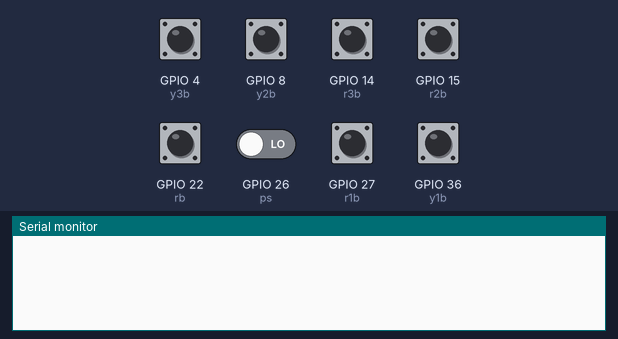
Bench run of a sketch on a simulated ESP32. Parts: the last lines printed to the serial monitor. Inputs (shaded band) come from the test bench; at power-on: GPIO 4 (y3b), GPIO 8 (y2b), GPIO 14 (r3b), GPIO 15 (r2b), GPIO 22 (rb), GPIO 27 (r1b), GPIO 36 (y1b) HIGH, GPIO 26 (ps) LOW.

Above: at 1.2 s.
1.3 s: GPIO 4 (y3b) pulled LOW for 0.15 s
At 1.9 s:
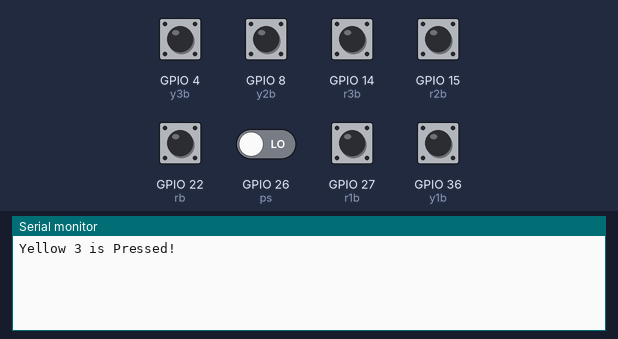
2.9 s: GPIO 14 (r3b) pulled LOW for 0.15 s
At 4.1 s:
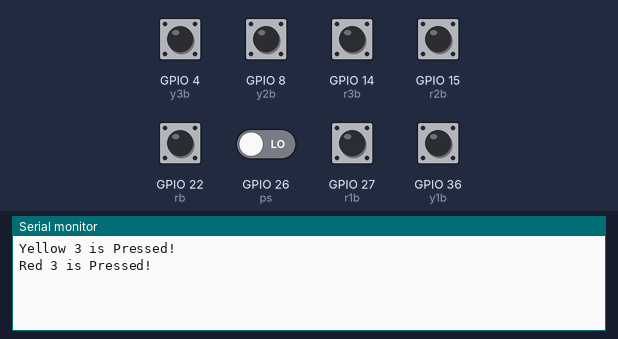
4.5 s: GPIO 22 (rb) pulled LOW for 0.15 s
At 5.5 s:
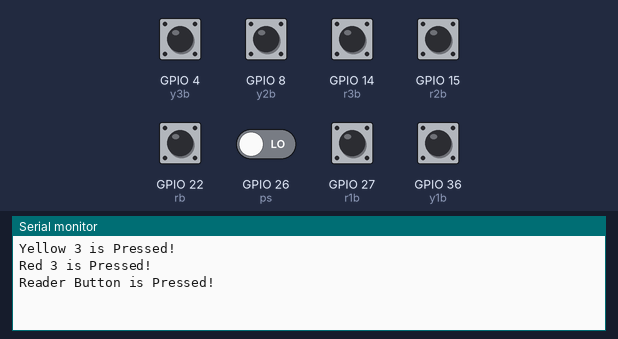
6.1 s: GPIO 26 (ps) driven HIGH
At 6.7 s:
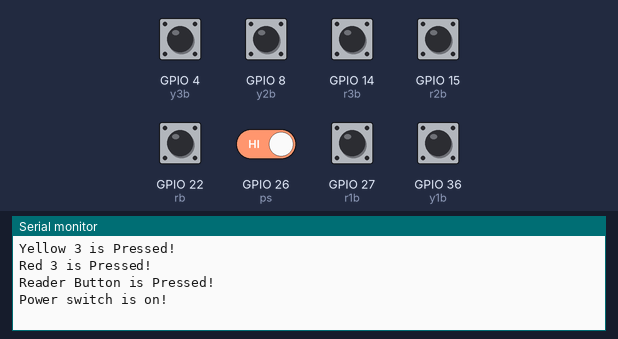

Measured:
- after the input at 1.3 s, the serial monitor: prints a new line at once (image 1)
- after the input at 2.9 s, the serial monitor: prints a new line at once (image 2)
- after the input at 4.5 s, the serial monitor: prints a new line at once (image 3)
- after the input at 6.1 s, the serial monitor: prints a new line at once (image 4)

The sketch:

quixBoxInputTest.ino
```cpp
//Quiz Box input test. Ben Pacheco 1/18/23
//Define Pins
const int r1b = 27;
const int r2b = 15;
const int r3b = 14;
const int y1b = 36;
const int y2b = 8;
const int y3b = 4;
const int rb = 22;
const int ps = 26;

// Create variable for switches
int r1s = 0;
int r2s = 0;
int r3s = 0;
int y1s = 0;
int y2s = 0;
int y3s = 0;
int rs = 0;
int pss = 0;

void setup() {
  // initialize buttons
  pinMode(r1b, INPUT_PULLUP);
  pinMode(r2b, INPUT_PULLUP);
  pinMode(r3b, INPUT_PULLUP);
  pinMode(y1b, INPUT_PULLUP);
  pinMode(y2b, INPUT_PULLUP);
  pinMode(y3b, INPUT_PULLUP);
  pinMode(rb, INPUT_PULLUP);
  pinMode(ps, INPUT);

  // Inistialize serial connection to read out button
  Serial.begin(9600);
}

void loop() {
  // Read the buttons
 r1s = digitalRead(r1b);
 r2s = digitalRead(r2b);
 r3s = digitalRead(r3b);
 y1s = digitalRead(y1b);
 y2s = digitalRead(y2b);
 y3s = digitalRead(y3b);
 rs  = digitalRead(rb);
 pss = digitalRead(ps);
  // Check if the button is pressed
 if (r1s == 0){
  Serial.println("Red 1 is Pressed!"); //Print that the button is pressed
  while (r1s == 0){    //Wait till button is unpressed
    r1s = digitalRead(r1b);
  }
 }
 if (r2s == 0){
  Serial.println("Red 2 is Pressed!"); //Print that the button is pressed
  while (r2s == 0){    //Wait till button is unpressed
    r2s = digitalRead(r2b);
  }
 }
 if (r3s == 0){
  Serial.println("Red 3 is Pressed!"); //Print that the button is pressed
  while (r3s == 0){    //Wait till button is unpressed
    r3s = digitalRead(r3b);
  }
 }
 if (y1s == 0){
  Serial.println("Yellow 1 is Pressed!"); //Print that the button is pressed
  while (y1s == 0){    //Wait till button is unpressed
    y1s = digitalRead(y1b);
  }
 }
 if (y2s == 0){
  Serial.println("Yellow 2 is Pressed!"); //Print that the button is pressed
  while (y2s == 0){    //Wait till button is unpressed
    y2s = digitalRead(y2b);
  }
 }
 if (y3s == 0){
  Serial.println("Yellow 3 is Pressed!"); //Print that the button is pressed
  while (y3s == 0){    //Wait till button is unpressed
    y3s = digitalRead(y3b);
  }
 }
 if (rs == 0){
  Serial.println("Reader Button is Pressed!"); //Print that the button is pressed
  while (rs == 0){    //Wait till button is unpressed
    rs = digitalRead(rb);
  }
 }
 if (pss == 1){
  Serial.println("Power switch is on!"); //Print that the button is pressed
  while (pss == 1){    //Wait till button is unpressed
    pss = digitalRead(ps);
  }
 }
 delay(1);

}
```
